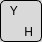
              <widget class="QWidget" name="key_Y" native="true">
               <property name="minimumSize">
                <size>
                 <width>42</width>
                 <height>42</height>
                </size>
               </property>
               <property name="maximumSize">
                <size>
                 <width>42</width>
                 <height>42</height>
                </size>
               </property>
               <property name="styleSheet">
                <string notr="true">border: 1px solid black;
background-color: #D9D9D9; 
border-radius: 5px;
 color: black; 
</string>
               </property>
               <layout class="QGridLayout" name="gridLayout_6" rowstretch="0,0,0,0" columnstretch="0,0,0">
                <property name="leftMargin">
                 <number>0</number>
                </property>
                <property name="topMargin">
                 <number>0</number>
                </property>
                <property name="rightMargin">
                 <number>0</number>
                </property>
                <property name="bottomMargin">
                 <number>0</number>
                </property>
                <property name="spacing">
                 <number>0</number>
                </property>
                <item row="3" column="2">
                 <widget class="QLabel" name="label_21">
                  <property name="styleSheet">
                   <string notr="true">border: none;  background: transparent</string>
                  </property>
                  <property name="text">
                   <string> Н</string>
                  </property>
                 </widget>
                </item>
                <item row="3" column="0">
                 <widget class="QLabel" name="label_23">
                  <property name="styleSheet">
                   <string notr="true">border: none; background: transparent</string>
                  </property>
                  <property name="text">
                   <string/>
                  </property>
                 </widget>
                </item>
                <item row="2" column="0">
                 <widget class="QLabel" name="label_24">
                  <property name="styleSheet">
                   <string notr="true">border: none;  background: transparent</string>
                  </property>
                  <property name="text">
                   <string>   Y</string>
                  </property>
                 </widget>
                </item>
               </layout>
              </widget>
